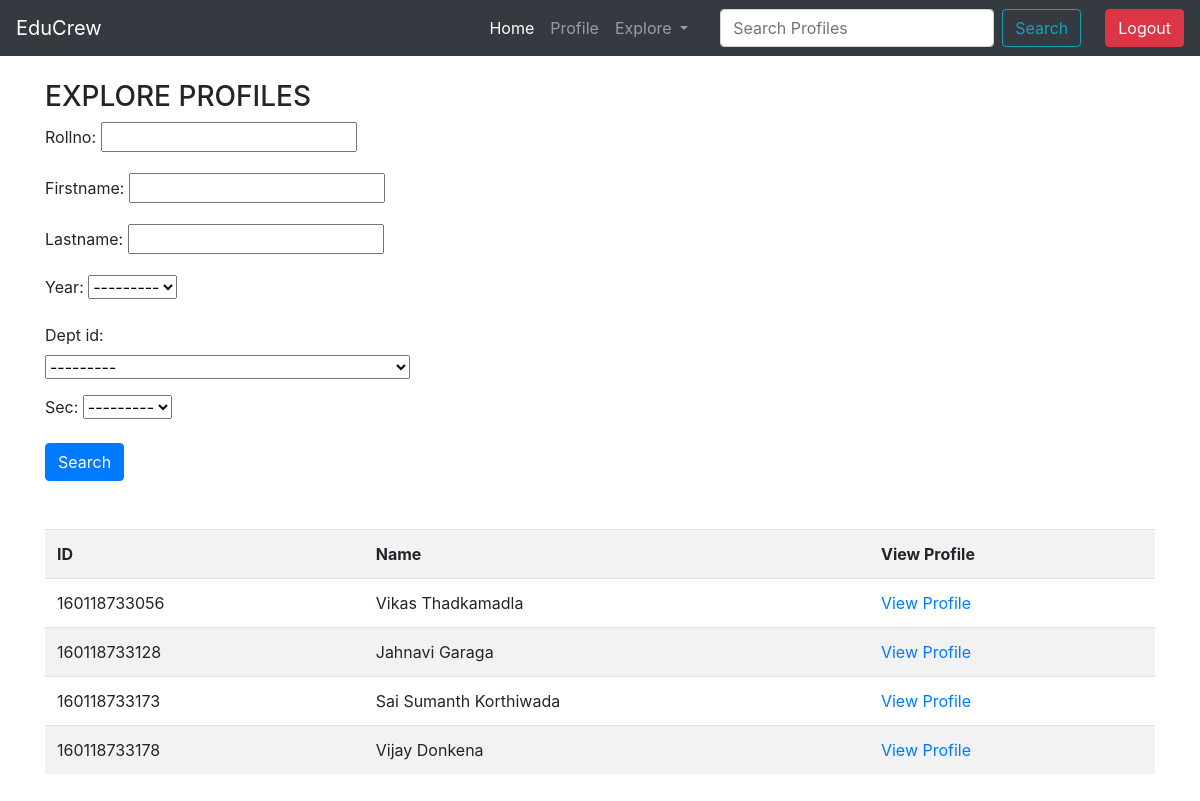
Screenshot of /explore/students/ (signed in) with the database file from the repository.
### educrew/models.py (models this page shows)
class Dept(models.Model):
    dept_id = models.IntegerField(primary_key=True)
    dept_name = models.CharField(max_length=60)
    dept_short = models.CharField(max_length=10,blank=True)
    def __str__(self):
        return self.dept_name

class Student(models.Model):
    rollno = models.IntegerField(primary_key=True)
    firstname = models.CharField(max_length=100, null=True)
    lastname = models.CharField(max_length=100, null=True)
    email = models.CharField(max_length=100)
    phoneno = models.IntegerField(null=True)
    YEAR = ((1,1),(2,2),(3,3),(4,4))
    SEC=((1,1),(2,2),(3,3))
    year = models.IntegerField(choices=YEAR, null=True)
    dept_id = models.ForeignKey(Dept, null=True, on_delete=models.SET_NULL) #cascade
    sec = models.IntegerField(choices=SEC, null=True)
    def __str__(self):
        return self.firstname +" "+  self.lastname

### educrew/views.py (the view)
# urls.py: path('explore/students/', views.exploreStudents, name="exploreStudents"),
@login_required(login_url='login')
def exploreStudents(request):
    students = Student.objects.all()
    sfilter = StudentFilter(request.GET, queryset=students)
    students = sfilter.qs
    context = {'students':students, 'sfilter':sfilter,}
    return render(request,'educrew/exploreStudents.html',context)

### educrew/templates/educrew/exploreStudents.html
{% extends 'educrew/main.html' %}
{% load static %}
{% block content %}
<h3>EXPLORE PROFILES</h3>
<form method="GET" action="">
    <div class="form-row">
        <div class="col-4">{{sfilter.form.as_p}}</div>
    </div>
    <button class="btn btn-primary" type="submit">Search</button>
</form>
<br>
<br>
<div class="mb-lg-5">
<table class="table table-striped  my-lg-0" style="margin-bottom: 100px;">
    <tr>
        <td class="font-weight-bold">ID</td>
        <td class="font-weight-bold">Name</td>
        <td class="font-weight-bold">View Profile</td>
    </tr>
    {% for student in students %}
    <tr>
        <td>
            {{student.rollno}}
        </td>
        <td>
            {{student}}
        </td>
        <td><a href="">View Profile</a></td>
    </tr>
    {% endfor %}
</table>
</div>
{% endblock content %}

### rows the page displays
Dept: dept_id "---------"
Student: rollno "160118733056", firstname+lastname "Vikas Thadkamadla"
Student: rollno "160118733128", firstname+lastname "Jahnavi Garaga"
Student: rollno "160118733173", firstname+lastname "Sai Sumanth Korthiwada"
Student: rollno "160118733178", firstname+lastname "Vijay Donkena"
